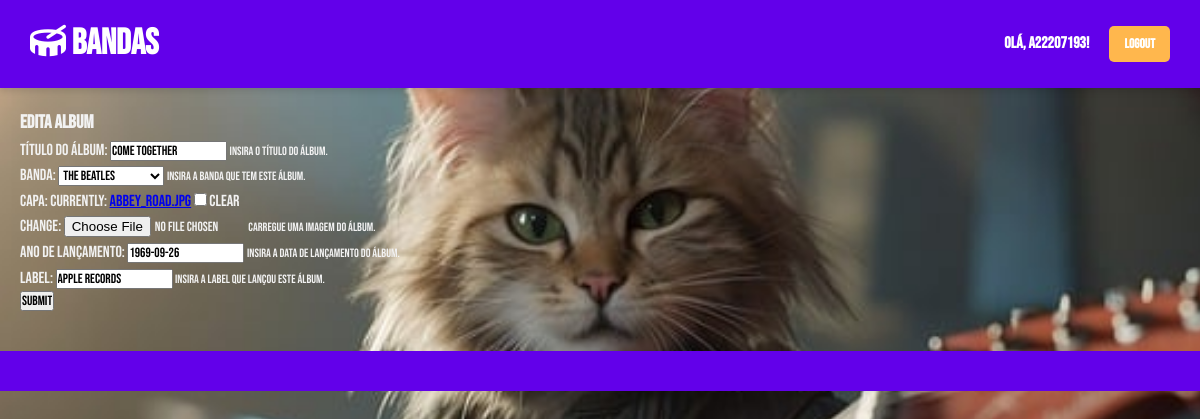
Screenshot of /bandas/edita_album/4/ (signed in) with the database file from the repository.
### bandas/models.py (models this page shows, shortened)
class Album(models.Model):
    title = models.CharField(max_length=100)
    band = models.ForeignKey(Band, on_delete=models.CASCADE)
    cover = models.ImageField(upload_to='bandas/', null=True, blank=True)
    releaseDate = models.DateField()
    label = models.CharField(max_length=50)

### bandas/views.py (the view)
# urls.py: path('edita_album/<int:album_id>/', views.edita_album_view, name="edita_album_url"),
@group_required('Editor de Bandas', 'Admin')
def edita_album_view(request, album_id):
    album = Album.objects.get(pk=album_id)
    band = album.band
    if request.method == 'POST':
        form = albumForm(request.POST, request.FILES, instance=album)
        if form.is_valid():
            form.save()
            return redirect('bandas:album_url', album.title)
    else:
        form = albumForm(instance=album)
    context = {'form': form, 'album': album, 'band': band}
    return render(request, 'bandas/edita_album.html', context)

### bandas/forms.py
class albumForm(forms.ModelForm):
  class Meta:
    model = Album
    fields = '__all__'
    widgets = {
      'title': forms.TextInput(attrs={
          'placeholder':'Título do álbum',
      })
    }
    labels = {
      'title': 'Título do Álbum',
      'releaseDate': 'Ano de Lançamento',
      'band': 'Banda',
      'cover': 'Capa',
    }
    help_texts = {
            'title': 'Insira o título do álbum.',
            'band': 'Insira a banda que tem este álbum.',
            'cover': 'Carregue uma imagem do álbum.',
            'releaseDate': 'Insira a data de lançamento do álbum.',
            'label': 'Insira a label que lançou este álbum.'
        }

### bandas/models.py (called while the page is built)
    def __str__(self):
        return self.name

### bandas/views.py (called while the page is built)
def group_required(*group_names):
    def in_groups(user):
        if user.is_authenticated:
            if bool(user.groups.filter(name__in=group_names)) | user.is_superuser:
                return True
        raise PermissionDenied
    return user_passes_test(in_groups)

### bandas/templates/bandas/edita_album.html (shortened to what this page needs)
{% extends 'bandas/layout.html' %}
{% block content %}
    <h3>Edita Album</h3>
    <form action="{% url 'bandas:edita_album_url' album.id %}" method="post" enctype='multipart/form-data'>
      {{ form.as_p }}
      <input type="submit">
    </form>
{% endblock %}

### bandas/templates/bandas/layout.html (shortened to what this page needs)
<html lang="pt">
<head>
    {% load static %}
    <link rel="stylesheet" href="{% static 'bandas/styles.css' %}">
</head>
<body>
    <header>
        <h1 id="link"><a href="{% url 'bandas:bandas_url' %}"><i class="fa-solid fa-drum"></i> Bandas</a></h1>
        <div id="user-links">
            {% if user.is_authenticated %}
                <span>Olá, {{ user.username }}!</span>
                <a href="{% url 'bandas:logout' %}"><button>Logout</button></a>
            {% else %}
                <a href="{% url 'bandas:login' %}"><button>Login</button></a>
                <a href="{% url 'bandas:registo' %}"><button>Register</button></a>
            {% endif %}
        </div>
    </header>
    <main>
        {% block content %}
        {% endblock %}
    </main>
    <footer>
    </footer>
</body>
</html>

### bandas/static/bandas/styles.css (style rules this page uses)
* { padding: 0; margin: 0; box-sizing: border-box; font-family: "Bebas Neue", sans-serif; }
body { background-image: url('images/gatoroqueiro.jpg'); background-size: cover; background-position: center; background-attachment: fixed; background-color: #f0f0f0; color: #f2f2f2; line-height: 1.6; }
header { background-color: #6200ea; color: white; padding: 15px 30px; display: flex; justify-content: space-between; align-items: center; box-shadow: 0 4px 6px rgba(0, 0, 0, 0.1); }
header h1 { font-family: 'Bebas Neue', cursive; font-size: 36px; margin: 0; }
header h1 a { text-decoration: none; color: white; transition: color 0.3s ease; }
#user-links { display: flex; gap: 10px; align-items: center; }
#user-links a button { background-color: #ffb74d; color: white; border: none; padding: 10px 15px; border-radius: 5px; cursor: pointer; font-weight: 700; transition: background-color 0.3s ease; }
#user-links span { margin-right: 10px; font-weight: 700; }
footer { background-color: #6200ea; color: white; text-align: center; padding: 20px; margin-top: 20px; }
.helptext { font-size: 12px; }
main { padding: 20px; }

### rows the page displays
Album: title "Come Together", band "The Beatles", releaseDate "1969-09-26", label "Apple Records"

### other values shown
{{ user.username }} "a22207193"
